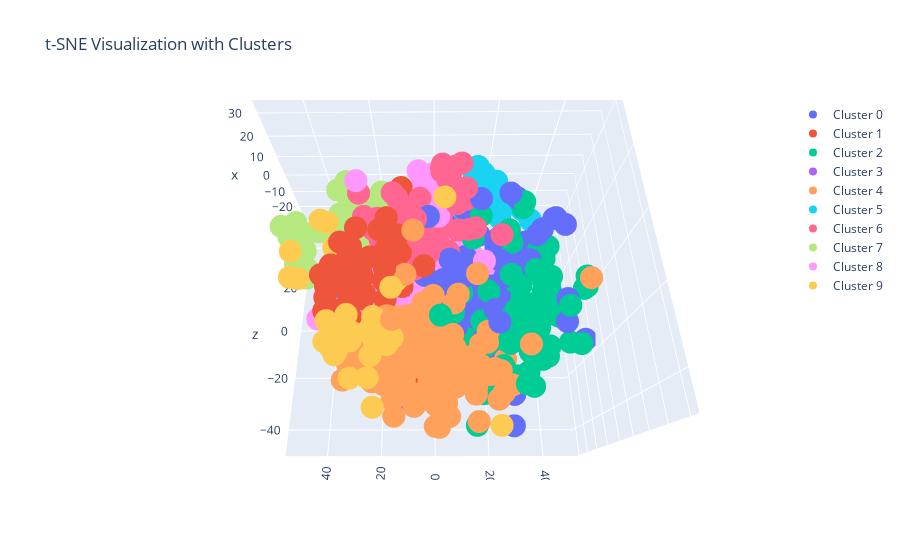

Write notebook code for a chart like this one.
### Markdown cell above
### Visualize the embeddings

### Code cell
# TO GET AROUND THE nbformat ERROR
#pio.renderers.default = 'browser'
# pio.renderers.default = 'notebook'
pio.renderers.default = 'jupyterlab'

visualization_type = "3d"
# visualization_type = "2d"

# Change number of components to 3
tsne = TSNE(n_components=3, random_state=0)
tsne_obj = tsne.fit_transform(embedding_array)

# Add third component to DataFrame
tsne_df = pd.DataFrame({'Component 1': tsne_obj[:, 0], 'Component 2': tsne_obj[:, 1], 'Component 3': tsne_obj[:, 2], 'Text': threads_text})

# Number of clusters you want to create
n_clusters = 10

# Perform K-means clustering on the embeddings
kmeans = KMeans(n_clusters=n_clusters, random_state=0, n_init = n_clusters).fit(embedding_array)

# Add the cluster labels to the t-SNE DataFrame
tsne_df['Cluster'] = kmeans.labels_

# Function to wrap text with a specified line length
def wrap_text(text, line_length=50):
    return "<br>".join(textwrap.wrap(text, width=line_length))

tsne_df['WrappedText'] = tsne_df['Text'].apply(wrap_text)

# Create a scatter plot with hover text
fig = go.Figure()

# Add a trace for each cluster
for cluster in range(n_clusters):
    cluster_data = tsne_df[tsne_df['Cluster'] == cluster]

    if visualization_type == "3d":
        fig.add_trace(go.Scatter3d(
            x=cluster_data['Component 1'],
            y=cluster_data['Component 2'],
            z=cluster_data['Component 3'],  # Add the third component
            mode='markers',
            hovertemplate='%{text}',
            text=cluster_data['WrappedText'],
            name=f'Cluster {cluster}'
        ))
    else:
        fig.add_trace(go.Scatter(
            x=cluster_data['Component 1'],
            y=cluster_data['Component 2'],
            mode='markers',
            hovertemplate='%{text}',
            text=cluster_data['WrappedText'],
            name=f'Cluster {cluster}'
        ))

# Set the title for the plot
fig.update_layout(
    title='t-SNE Visualization with Clusters',
    height=800
    )

# Show the plot
fig.show()
